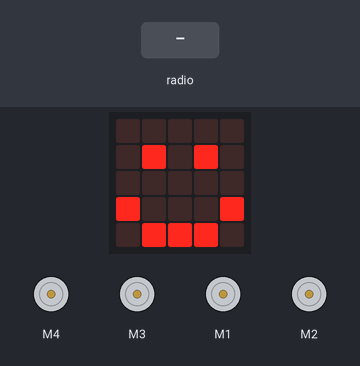
Recording of a program running on a simulated BBC micro:bit (MakeCode). Shown: the board's 5×5 LED display, 4 × DC motor (green arrow = forward, orange = backward, longer = faster). The test bench sets the inputs (shaded band).

Above: at 1.8 s.
1.9 s: radio message "N" arrives
At 2.8 s:
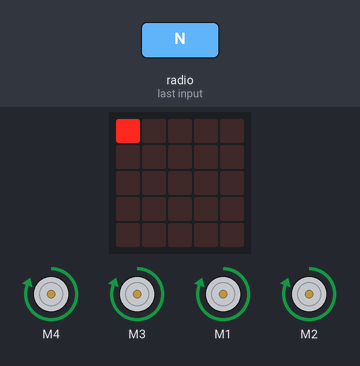
3.4 s: radio message "R" arrives
At 3.9 s:
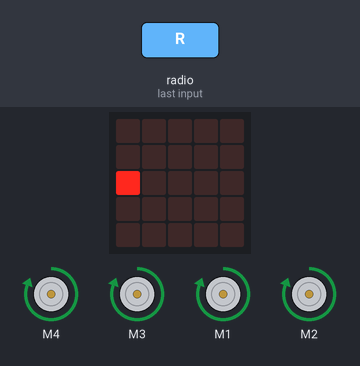
4.9 s: radio message "W" arrives
At 6.1 s:
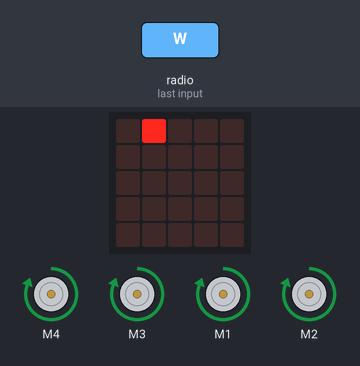
6.4 s: radio message "1" arrives
At 7.4 s:
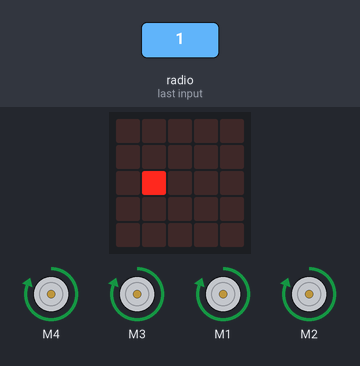
7.9 s: radio message "Y" arrives
At 8.5 s:
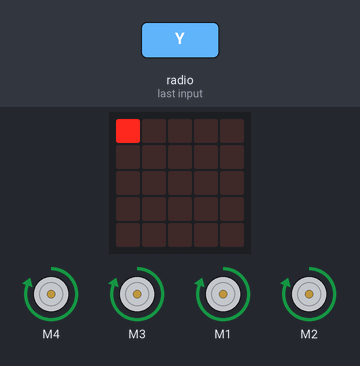
9.4 s: radio message "50" arrives
At 9.7 s:
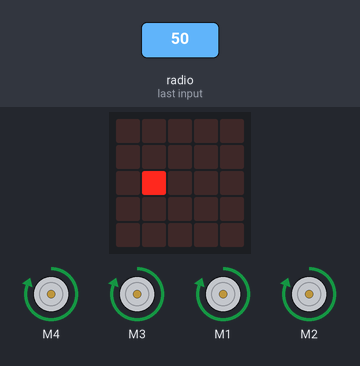
Timing chart, 0 to 11.9 s (numbered marks = the images above; inputs shaded):
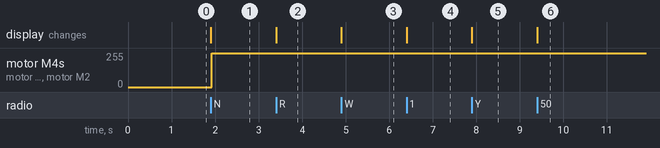

The program:

main.ts
```typescript
function rotCar (rs: number) {
    robotbit.MotorRun(robotbit.Motors.M2B, Math.map(rs, -512, 512, 255, -255))
    robotbit.MotorRun(robotbit.Motors.M2A, Math.map(rs, -512, 512, 255, -255))
    robotbit.MotorRun(robotbit.Motors.M1A, Math.map(rs, -512, 512, 255, -255))
    robotbit.MotorRun(robotbit.Motors.M1B, Math.map(rs, -512, 512, 255, -255))
}
function swinging (XX: number, YY: number) {
    if (YY <= 0) {
        robotbit.MotorRun(robotbit.Motors.M2B, Math.map(XX, -512, 512, 255, -255))
        robotbit.MotorRun(robotbit.Motors.M1A, Math.map(XX, -512, 512, 255, -255))
    } else {
        robotbit.MotorRun(robotbit.Motors.M2A, Math.map(XX, -512, 512, -255, 255))
        robotbit.MotorRun(robotbit.Motors.M1B, Math.map(XX, -512, 512, -255, 255))
    }
}
function mcCar (XX: number, YY: number) {
    M1 = YY * -1
    M3 = YY * 1
    if (M1 > 0 || Math.abs(XX) > Math.abs(YY)) {
        M1 = M1 - XX
    }
    if (M3 > 0 || Math.abs(XX) > Math.abs(YY)) {
        M3 = M3 - XX
    }
    M2 = YY * -1
    M4 = YY * 1
    if (M2 < 0 || Math.abs(XX) > Math.abs(YY)) {
        M2 = M2 + XX
    }
    if (M4 < 0 || Math.abs(XX) > Math.abs(YY)) {
        M4 = M4 + XX
    }
    robotbit.MotorRun(robotbit.Motors.M2B, Math.map(M1, -512, 512, -255, 255))
    robotbit.MotorRun(robotbit.Motors.M2A, Math.map(M2, -512, 512, -255, 255))
    robotbit.MotorRun(robotbit.Motors.M1A, Math.map(M3, -512, 512, -255, 255))
    robotbit.MotorRun(robotbit.Motors.M1B, Math.map(M4, -512, 512, -255, 255))
}
function swingwingY (XX: number, YY: number) {
    if (XX <= 0) {
        robotbit.MotorRun(robotbit.Motors.M1A, Math.map(YY, -512, 512, -255, 255))
        robotbit.MotorRun(robotbit.Motors.M1B, Math.map(YY, -512, 512, -255, 255))
    } else {
        robotbit.MotorRun(robotbit.Motors.M2A, Math.map(YY, -512, 512, 255, -255))
        robotbit.MotorRun(robotbit.Motors.M2B, Math.map(YY, -512, 512, 255, -255))
    }
}
function fbCar (spd: number) {
    robotbit.MotorRun(robotbit.Motors.M2B, Math.map(spd, -512, 512, 255, -255))
    robotbit.MotorRun(robotbit.Motors.M2A, Math.map(spd, -512, 512, 255, -255))
    robotbit.MotorRun(robotbit.Motors.M1A, Math.map(spd, -512, 512, -255, 255))
    robotbit.MotorRun(robotbit.Motors.M1B, Math.map(spd, -512, 512, -255, 255))
}
radio.onReceivedString(function (receivedString) {
    basic.clearScreen()
    if (receivedString.substr(0, 1) == "N") {
        X = parseFloat(receivedString.substr(1, 4))
        Y = parseFloat(receivedString.substr(5, 4))
        mcCar(X - 1512, Y - 1512)
    } else if (receivedString.substr(0, 1) == "R") {
        X = parseFloat(receivedString.substr(1, 4))
        Y = 1512
        rotCar(X - 1512)
    } else if (receivedString.substr(0, 1) == "W") {
        X = 1512
        Y = parseFloat(receivedString.substr(5, 4))
        fbCar(Y - 1512)
    } else if (receivedString.substr(0, 1) == "Y") {
        X = parseFloat(receivedString.substr(1, 4))
        Y = parseFloat(receivedString.substr(5, 4))
        swinging(X - 1512, Y - 1512)
    } else if (receivedString.substr(0, 1) == "G") {
        X = parseFloat(receivedString.substr(1, 4))
        Y = parseFloat(receivedString.substr(5, 4))
        swingwingY(X - 1512, Y - 1512)
    } else {
        X = 1512
        Y = 1512
    }
    led.plot(Math.map(X, 1001, 2022, 4, 0), Math.map(Y, 1001, 2022, 0, 4))
})
let Y = 0
let X = 0
let M4 = 0
let M2 = 0
let M3 = 0
let M1 = 0
radio.setGroup(88)
basic.showIcon(IconNames.Happy)
```

test.ts
```typescript
// tests gaan hier; deze zal niet worden gecompileerd wanneer dit pakket wordt gebruikt als extensie.
```

Measured:
- after the input at 1.9 s, motor M4, motor M3, motor M1, motor M2: stopped → forward 255/255 at once; the display: changes at once (image 1)
- after the input at 3.4 s, the display: changes at once (image 2)
- after the input at 4.9 s, the display: changes at once (image 3)
- after the input at 6.4 s, the display: changes at once (image 4)
- after the input at 7.9 s, the display: changes at once (image 5)
- after the input at 9.4 s, the display: changes at once (image 6)
